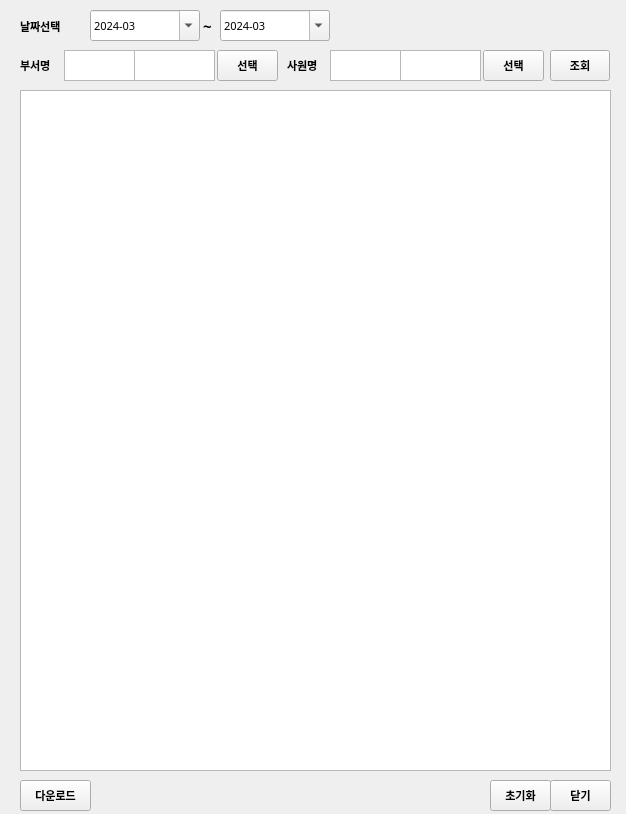
<?xml version="1.0" encoding="UTF-8"?>
<ui version="4.0">
 <class>win_upload_time</class>
 <widget class="QWidget" name="win_upload_time">
  <property name="geometry">
   <rect>
    <x>0</x>
    <y>0</y>
    <width>626</width>
    <height>814</height>
   </rect>
  </property>
  <property name="windowTitle">
   <string>Form</string>
  </property>
  <widget class="QPushButton" name="btn_select_dept">
   <property name="geometry">
    <rect>
     <x>217</x>
     <y>50</y>
     <width>61</width>
     <height>31</height>
    </rect>
   </property>
   <property name="font">
    <font>
     <family>Arial</family>
     <pointsize>8</pointsize>
     <weight>75</weight>
     <bold>true</bold>
    </font>
   </property>
   <property name="text">
    <string>선택</string>
   </property>
  </widget>
  <widget class="QPushButton" name="btn_search">
   <property name="geometry">
    <rect>
     <x>550</x>
     <y>50</y>
     <width>60</width>
     <height>31</height>
    </rect>
   </property>
   <property name="font">
    <font>
     <family>Arial</family>
     <pointsize>8</pointsize>
     <weight>75</weight>
     <bold>true</bold>
    </font>
   </property>
   <property name="text">
    <string>조회</string>
   </property>
  </widget>
  <widget class="QLabel" name="lbl_select_file">
   <property name="geometry">
    <rect>
     <x>20</x>
     <y>11</y>
     <width>71</width>
     <height>30</height>
    </rect>
   </property>
   <property name="font">
    <font>
     <family>Arial</family>
     <pointsize>8</pointsize>
     <weight>75</weight>
     <bold>true</bold>
    </font>
   </property>
   <property name="text">
    <string>날짜선택</string>
   </property>
  </widget>
  <widget class="QTableWidget" name="tbl_info">
   <property name="enabled">
    <bool>true</bool>
   </property>
   <property name="geometry">
    <rect>
     <x>20</x>
     <y>90</y>
     <width>591</width>
     <height>681</height>
    </rect>
   </property>
   <property name="sizeAdjustPolicy">
    <enum>QAbstractScrollArea::AdjustToContents</enum>
   </property>
   <property name="dragEnabled">
    <bool>true</bool>
   </property>
   <property name="alternatingRowColors">
    <bool>true</bool>
   </property>
   <property name="selectionBehavior">
    <enum>QAbstractItemView::SelectRows</enum>
   </property>
   <property name="textElideMode">
    <enum>Qt::ElideMiddle</enum>
   </property>
   <attribute name="horizontalHeaderCascadingSectionResizes">
    <bool>true</bool>
   </attribute>
   <attribute name="horizontalHeaderShowSortIndicator" stdset="0">
    <bool>true</bool>
   </attribute>
   <attribute name="horizontalHeaderStretchLastSection">
    <bool>true</bool>
   </attribute>
   <attribute name="verticalHeaderCascadingSectionResizes">
    <bool>true</bool>
   </attribute>
   <attribute name="verticalHeaderStretchLastSection">
    <bool>false</bool>
   </attribute>
  </widget>
  <widget class="QPushButton" name="btn_close">
   <property name="geometry">
    <rect>
     <x>550</x>
     <y>780</y>
     <width>61</width>
     <height>31</height>
    </rect>
   </property>
   <property name="font">
    <font>
     <family>Arial</family>
     <pointsize>8</pointsize>
     <weight>75</weight>
     <bold>true</bold>
    </font>
   </property>
   <property name="text">
    <string>닫기</string>
   </property>
  </widget>
  <widget class="QDateEdit" name="from_date">
   <property name="geometry">
    <rect>
     <x>90</x>
     <y>10</y>
     <width>110</width>
     <height>31</height>
    </rect>
   </property>
   <property name="font">
    <font>
     <family>맑은 고딕</family>
     <pointsize>8</pointsize>
     <weight>50</weight>
     <bold>false</bold>
    </font>
   </property>
   <property name="dateTime">
    <datetime>
     <hour>0</hour>
     <minute>0</minute>
     <second>0</second>
     <year>2024</year>
     <month>3</month>
     <day>1</day>
    </datetime>
   </property>
   <property name="displayFormat">
    <string>yyyy-MM</string>
   </property>
   <property name="calendarPopup">
    <bool>true</bool>
   </property>
  </widget>
  <widget class="QLabel" name="lbl_select_file_2">
   <property name="geometry">
    <rect>
     <x>20</x>
     <y>50</y>
     <width>61</width>
     <height>30</height>
    </rect>
   </property>
   <property name="font">
    <font>
     <family>Arial</family>
     <pointsize>8</pointsize>
     <weight>75</weight>
     <bold>true</bold>
    </font>
   </property>
   <property name="text">
    <string>부서명</string>
   </property>
  </widget>
  <widget class="QTextEdit" name="txt_dept_id">
   <property name="geometry">
    <rect>
     <x>64</x>
     <y>50</y>
     <width>71</width>
     <height>31</height>
    </rect>
   </property>
   <property name="font">
    <font>
     <family>맑은 고딕</family>
     <pointsize>8</pointsize>
     <weight>50</weight>
     <bold>false</bold>
    </font>
   </property>
  </widget>
  <widget class="QTextEdit" name="txt_dept_name">
   <property name="geometry">
    <rect>
     <x>134</x>
     <y>50</y>
     <width>81</width>
     <height>31</height>
    </rect>
   </property>
   <property name="font">
    <font>
     <family>맑은 고딕</family>
     <pointsize>8</pointsize>
     <weight>50</weight>
     <bold>false</bold>
    </font>
   </property>
  </widget>
  <widget class="QLabel" name="label">
   <property name="geometry">
    <rect>
     <x>203</x>
     <y>10</y>
     <width>16</width>
     <height>31</height>
    </rect>
   </property>
   <property name="font">
    <font>
     <family>맑은 고딕</family>
     <pointsize>11</pointsize>
     <weight>75</weight>
     <bold>true</bold>
    </font>
   </property>
   <property name="text">
    <string>~</string>
   </property>
  </widget>
  <widget class="QDateEdit" name="to_date">
   <property name="geometry">
    <rect>
     <x>220</x>
     <y>10</y>
     <width>110</width>
     <height>31</height>
    </rect>
   </property>
   <property name="font">
    <font>
     <family>맑은 고딕</family>
     <pointsize>8</pointsize>
     <weight>50</weight>
     <bold>false</bold>
    </font>
   </property>
   <property name="dateTime">
    <datetime>
     <hour>0</hour>
     <minute>0</minute>
     <second>0</second>
     <year>2024</year>
     <month>3</month>
     <day>1</day>
    </datetime>
   </property>
   <property name="displayFormat">
    <string>yyyy-MM</string>
   </property>
   <property name="calendarPopup">
    <bool>true</bool>
   </property>
  </widget>
  <widget class="QLabel" name="lbl_select_file_3">
   <property name="geometry">
    <rect>
     <x>287</x>
     <y>50</y>
     <width>61</width>
     <height>30</height>
    </rect>
   </property>
   <property name="font">
    <font>
     <family>Arial</family>
     <pointsize>8</pointsize>
     <weight>75</weight>
     <bold>true</bold>
    </font>
   </property>
   <property name="text">
    <string>사원명</string>
   </property>
  </widget>
  <widget class="QTextEdit" name="txt_emp_id">
   <property name="geometry">
    <rect>
     <x>330</x>
     <y>50</y>
     <width>71</width>
     <height>31</height>
    </rect>
   </property>
   <property name="font">
    <font>
     <family>맑은 고딕</family>
     <pointsize>8</pointsize>
     <weight>50</weight>
     <bold>false</bold>
    </font>
   </property>
  </widget>
  <widget class="QPushButton" name="btn_select_emp">
   <property name="geometry">
    <rect>
     <x>483</x>
     <y>50</y>
     <width>61</width>
     <height>31</height>
    </rect>
   </property>
   <property name="font">
    <font>
     <family>Arial</family>
     <pointsize>8</pointsize>
     <weight>75</weight>
     <bold>true</bold>
    </font>
   </property>
   <property name="text">
    <string>선택</string>
   </property>
  </widget>
  <widget class="QTextEdit" name="txt_emp_name">
   <property name="geometry">
    <rect>
     <x>400</x>
     <y>50</y>
     <width>81</width>
     <height>31</height>
    </rect>
   </property>
   <property name="font">
    <font>
     <family>맑은 고딕</family>
     <pointsize>8</pointsize>
     <weight>50</weight>
     <bold>false</bold>
    </font>
   </property>
   <property name="layoutDirection">
    <enum>Qt::LeftToRight</enum>
   </property>
   <property name="autoFillBackground">
    <bool>false</bool>
   </property>
   <property name="cursorWidth">
    <number>-2</number>
   </property>
  </widget>
  <widget class="QPushButton" name="btn_clear">
   <property name="geometry">
    <rect>
     <x>490</x>
     <y>780</y>
     <width>61</width>
     <height>31</height>
    </rect>
   </property>
   <property name="font">
    <font>
     <family>Arial</family>
     <pointsize>8</pointsize>
     <weight>75</weight>
     <bold>true</bold>
    </font>
   </property>
   <property name="text">
    <string>초기화</string>
   </property>
  </widget>
  <widget class="QPushButton" name="btn_download">
   <property name="geometry">
    <rect>
     <x>20</x>
     <y>780</y>
     <width>71</width>
     <height>31</height>
    </rect>
   </property>
   <property name="font">
    <font>
     <family>Arial</family>
     <pointsize>8</pointsize>
     <weight>75</weight>
     <bold>true</bold>
    </font>
   </property>
   <property name="text">
    <string>다운로드</string>
   </property>
  </widget>
 </widget>
 <resources/>
 <connections/>
</ui>
